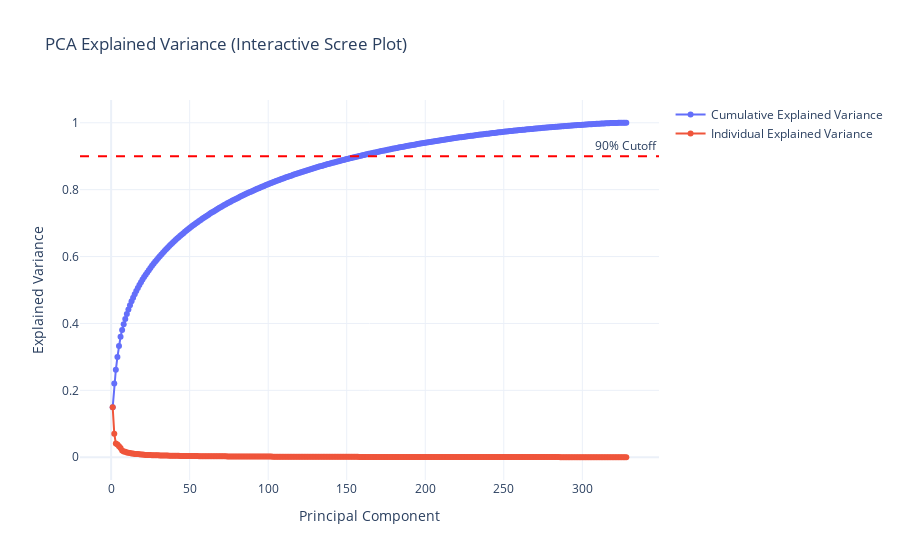

The notebook cell this image was saved under:
### Code cell
import plotly.graph_objects as go
fig = go.Figure()
fig.add_trace(go.Scatter(
    x=list(range(1, len(explained_variance)+1)),
    y=cumulative_variance,
    mode='lines+markers',
    name='Cumulative Explained Variance'
))
fig.add_hline(y=0.9, line_dash="dash", line_color="red", annotation_text="90% Cutoff")
fig.add_trace(go.Scatter(
    x=list(range(1, len(explained_variance)+1)),
    y=explained_variance,
    mode='lines+markers',
    name='Individual Explained Variance'
))
fig.update_layout(
    title="PCA Explained Variance (Interactive Scree Plot)",
    xaxis_title="Principal Component",
    yaxis_title="Explained Variance",
    template="plotly_white"
)
fig.show()

### Figure 1 — Plotly figure (JSON) as saved in the notebook; plotly's stock layout.template omitted (floating-point values rounded to 4 significant figures; data arrays with more than 128 entries replaced by an {"elided": "..."} marker saying what was removed)
{"data": [{"mode": "lines+markers", "name": "Cumulative Explained Variance", "type": "scatter", "x": {"elided": "328 int values"}, "y": {"elided": "328 float values"}}, {"mode": "lines+markers", "name": "Individual Explained Variance", "type": "scatter", "x": {"elided": "328 int values"}, "y": {"elided": "328 float values"}}], "layout": {"annotations": [{"showarrow": false, "text": "90% Cutoff", "x": 1, "xanchor": "right", "xref": "x domain", "y": 0.9, "yanchor": "bottom", "yref": "y"}], "shapes": [{"line": {"color": "red", "dash": "dash"}, "type": "line", "x0": 0, "x1": 1, "xref": "x domain", "y0": 0.9, "y1": 0.9, "yref": "y"}], "title": {"text": "PCA Explained Variance (Interactive Scree Plot)"}, "xaxis": {"title": {"text": "Principal Component"}}, "yaxis": {"title": {"text": "Explained Variance"}}}}
